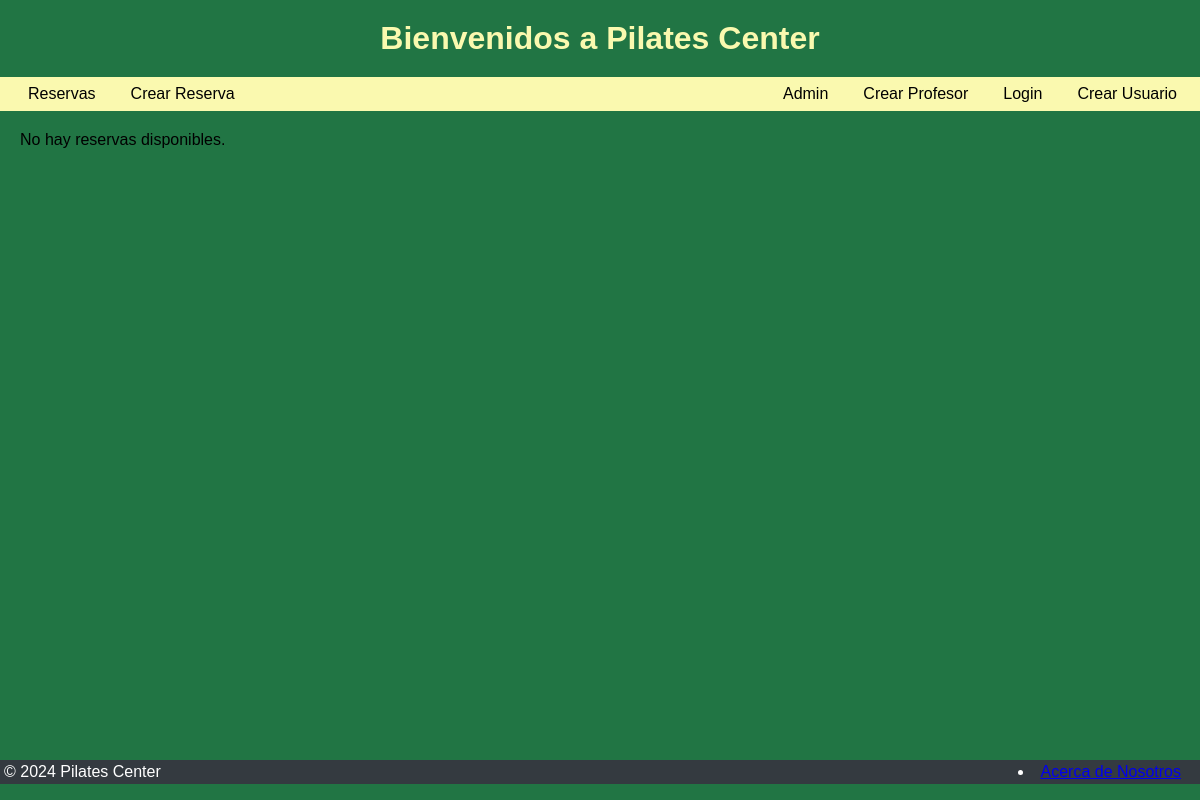
Page /reserves/filter/profesor/Marcela Fernandez/ on the earlier database version.
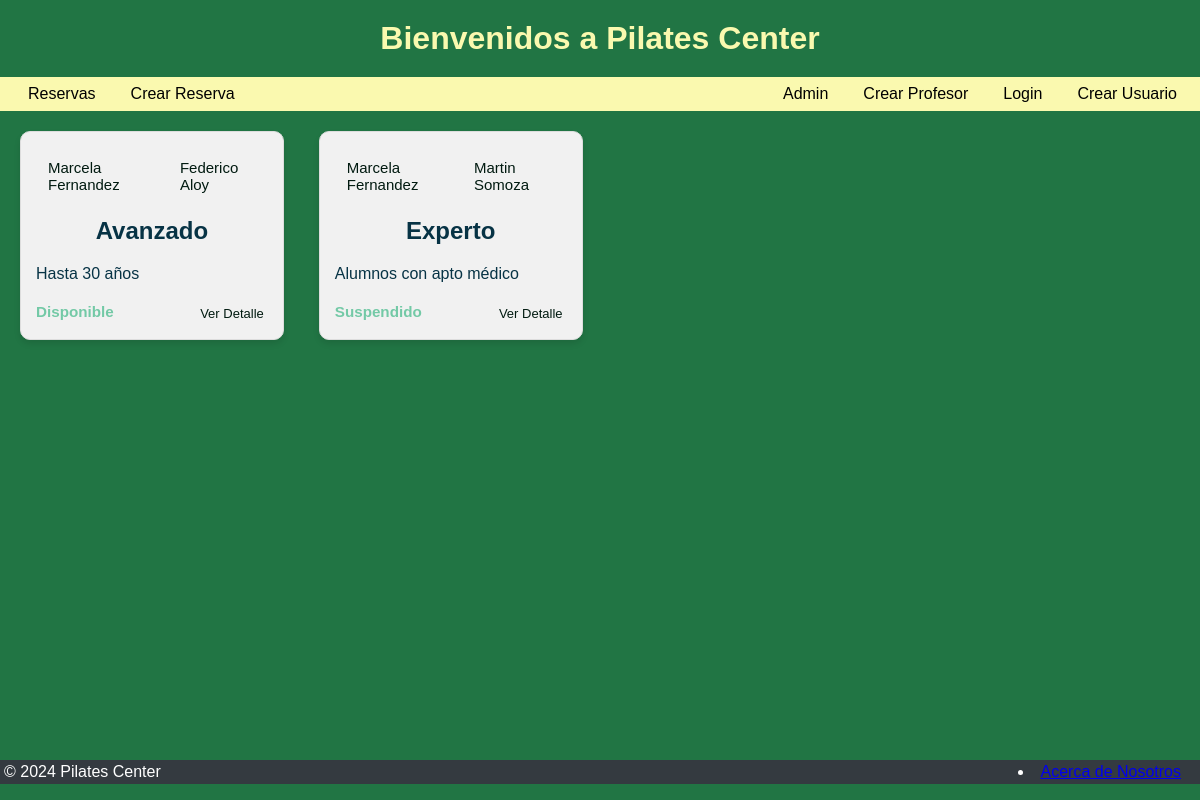
Same page on the later database version.
### reserves/models.py (models this page shows, shortened)
class Clase(models.Model):
    profesor = models.ForeignKey(Profesor, on_delete=models.CASCADE,related_name='clases')
    suplente = models.ForeignKey(Suplente, on_delete=models.CASCADE,related_name='clases')
    nivel = models.CharField(max_length=50)
    descripcion = models.CharField(max_length=200)
    fecha_inicio = models.DateField(default=datetime.now)
    fecha_fin = models.DateField(default=datetime.now)
    estado = models.ForeignKey(Estado, on_delete=models.CASCADE,related_name='clases')

class Profesor(models.Model):
    nombre = models.CharField(max_length=20)
    def __str__(self):
        return f"{self.nombre}"

class Suplente(models.Model):
    nombre = models.CharField(max_length=20)
    def __str__(self):
        return f"{self.nombre}"

class Estado(models.Model):
    estado = models.CharField(max_length=11)
    def __str__(self):
        return f"{self.estado}"

### reserves/views.py (the view)
# urls.py: path('filter/profesor/<str:profesor_name>/', filter_by_profesor, name ='filter_by_profesor'),
def filter_by_profesor(request, profesor_name):
    clases = Clase.objects.filter(profesor__nombre=profesor_name)
    contexto_dict = {'clases': clases}
    return render(request, "reserves/filtered_list.html", contexto_dict)

### reserves/templates/reserves/filtered_list.html
{% extends 'reserves/home.html' %} {% load static %} {% block content %}
<link rel="stylesheet" href="{% static 'reserves/styleshome.css' %}" />
<div class="clase-container">
  {% for clase in clases %}
  <div class="clase">
    <div class="clase-header">
      <span class="tag">{{ clase.profesor }}</span>
      <span class="tag">{{ clase.suplente }}</span>
    </div>
    <h2>{{ clase.nivel }}</h2>
    <p>{{ clase.descripcion }}</p>
    <div class="clase-footer">
      <h3 data-estado="{{ clase.estado }}">{{ clase.estado }}</h3>
      <a href="{% url 'detail_view' clase.id %}" class="btn-detail"
        >Ver Detalle</a
      >
    </div>
  </div>
  {% empty %}
  <p>No hay reservas disponibles.</p>
  {% endfor %}
</div>
{% endblock %}

Differences in the rows shown:
added Clase: profesor "Marcela Fernandez", suplente "Federico Aloy", nivel "Avanzado", descripcion "Hasta 30 años", estado "Disponible"
added Clase: profesor "Marcela Fernandez", suplente "Martin Somoza", nivel "Experto", descripcion "Alumnos con apto médico", estado "Suspendido"
Other differences:
text no longer shown: "No hay reservas disponibles."
